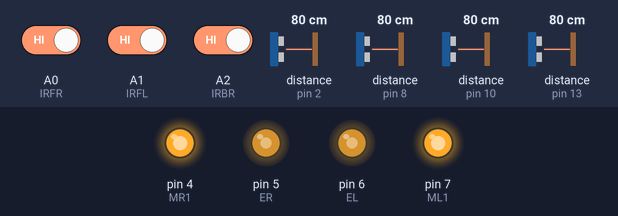
This sketch was run on a simulated Arduino Uno, built with avr-gcc and run on an emulated ATmega328P. Shown: output pins drawn as LEDs (lit = HIGH). Dashed ring = blinking. Inputs (shaded band) come from the test bench; at power-on: distance to the obstacle (sensors on pin 2, pin 8, pin 10, pin 13) 80 cm, A0 (IRFR) HIGH, A1 (IRFL) HIGH, A2 (IRBR) HIGH. The echo pulse lasts 58.3 µs per cm; what the sketch prints to the serial monitor is not drawn.

Above: at 1.3 s.
1.4 s: distance to the obstacle (sensor on pin 2) set to 56 cm
4.6 s: distance to the obstacle (sensor on pin 2) set to 45 cm
At 6.1 s:
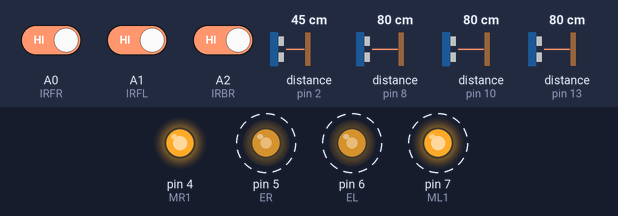
7.8 s: distance to the obstacle (sensor on pin 8) set to 55 cm
11.0 s: distance to the obstacle (sensor on pin 8) set to 45 cm
At 11.8 s:
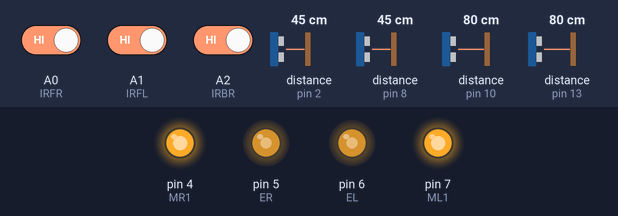
14.2 s: distance to the obstacle (sensor on pin 2) set to 60 cm
At 15.2 s:
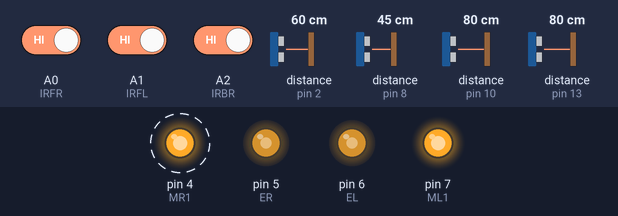
Timing chart, 0 to 21.6 s (numbered marks = the images above; inputs shaded):
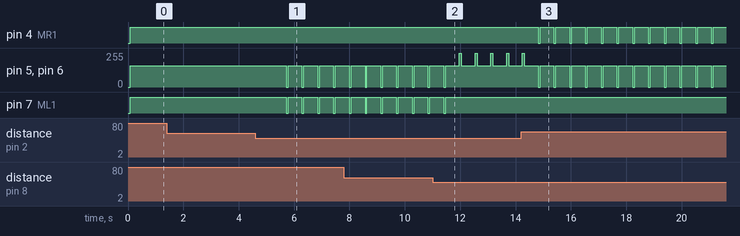

The sketch:

MREA_YUN_1st.ino
```cpp
#include "Ultrasonic.h"

Ultrasonic USF_R (9,8);//Trigger = pin 12, Echo = pin 13
Ultrasonic USF_L (3,2);
Ultrasonic USB_L (11,10);
Ultrasonic USB_R (12,13);

//int vin = 5;//

/* declare for Ultrasonic */

int USFR;
int USFL;
int USBR;
int USBL;

/* declare for IR line sensor */
int IRFR = A0;
int IRFL = A1;
int IRBR = A2;
int IRBL = A3;
int IRFR_c;
int IRFL_c;
int IRBR_c;
int IRBL_c;


//MOTOR DRIVER 1 FRONT

//Assign pins for Motor
int EL = 6; //PWM1 pin grey
int ML1 = 7; //DIR1 pin purple

//Assign pins for Motor
int ER = 5;  //PWM2 pin black
int MR1 = 4;  //DIR2 pin white

int detectRange = 50;
int spdPush = 255;
int spdRotate = (spdPush * (1/2));

void setup()
{
    Serial.begin(9600);
    /*
    pinMode(vin,OUTPUT);
    digitalWrite(vin,HIGH);
    */
    pinMode(IRFR, INPUT);
    pinMode(IRFL, INPUT);
    pinMode(IRBR, INPUT);
    pinMode(IRBL, INPUT);

    pinMode(ER, OUTPUT);
    pinMode(ML1,  OUTPUT);
    pinMode(EL, OUTPUT);
    pinMode(MR1,  OUTPUT);

}

//----------------------Functions to define movement---------------------//

void Stop()
{
  analogWrite(EL, 0);
  analogWrite(ER, 0);
}

void Forward(int SForward)
{
  analogWrite(EL, SForward);
  analogWrite(ER, SForward);

  digitalWrite (ML1, 1);
  digitalWrite (MR1, 1);
}

void Backward(int SBackward)
{
  analogWrite(EL, SBackward);
  analogWrite(ER, SBackward);

  digitalWrite (ML1, 0);
  digitalWrite (MR1, 0);
 }

  void GoLeft(int SLeft)
{
  analogWrite(EL, SLeft);
  analogWrite(ER, SLeft);

  digitalWrite (ML1, 0);
  digitalWrite (MR1, 1);
}

  void GoRight(int SRight)
{
  analogWrite(EL, SRight);
  analogWrite(ER, SRight);

  digitalWrite (ML1, 1);
  digitalWrite (MR1, 0);
}
/*------------------------------------------------------------------------------*/


void loop()
{
      /* read ultrasonic */
      USFR = USF_R.Ranging(CM);     //read ultrasonic distance
      USFL = USF_L.Ranging(CM);
      USBR = USB_R.Ranging(CM);
      USBL = USB_L.Ranging(CM);

      Serial.print("FR=");
      Serial.print(USFR);

      Serial.print("\t FL=");
      Serial.print(USFL);

      Serial.print("\t BR=");
      Serial.print(USBR);

      Serial.print("\t BL=");
      Serial.println(USBL);

     /* read ir line sensor */
      IRFR_c = digitalRead(IRFR);
      IRFL_c = digitalRead(IRFL);
      IRBR_c = digitalRead(IRBR);
      IRBL_c = digitalRead(IRBR);

       Serial.print("\t FR=");
      Serial.print(IRFR_c);

      Serial.print("\t FL=");
      Serial.print(IRFL_c);

      Serial.print("\t BR=");
      Serial.print(IRBR_c);

      Serial.print("\t BL=");
      Serial.print(IRBL_c);

      delay(50);

//    GoLeft(80);
//    delay(200);
    Forward(160);
    delay(500);

//    if (IRFR == 0 || IRFL == 0)
//    {
//      Backward(spdPush);
//      delay(500);
//    }
//
//    else if (IRBR == 0 || IRBL == 0)
//    {
//      Forward(spdPush);
//      delay(500);
//    }
//
//    else {
//        //case 1
//
//        }
//        else GoRight(spdRotate);
//    }

    fightppl();
}

void fightppl()
{
  if (USFR <= detectRange && USFL <= detectRange)
        {
          Forward(spdPush);
        }

        //case 2
        else if (USBR <= detectRange && USBL <= detectRange)
        {
          Backward(spdPush);
        }

        //case 3
        else if (USFL <= detectRange && USFR > detectRange)
        {
            if (USFR <= detectRange && USFL <= detectRange)
          {
            Forward(spdPush);
          }
            else if (USBR <= detectRange && USBL <= detectRange)
          {
            Backward(spdPush);
          }
          else GoLeft(spdRotate);
        }

        //case 4
        else if (USFL > detectRange && USFR <= detectRange)
        {
            if (USFR <= detectRange && USFL <= detectRange)
          {
            Forward(spdPush);
          }
            else if (USBR <= detectRange && USBL <= detectRange)
          {
            Backward(spdPush);
          }
          else GoRight(spdRotate);
        }

        //case 5
        else if (USBL <= detectRange && USBR > detectRange)
        {
            if (USFR <= detectRange && USFL <= detectRange)
          {
            Forward(spdPush);
          }
            else if (USBR <= detectRange && USBL <= detectRange)
          {
            Backward(spdPush);
          }
          else GoRight(spdRotate);
        }

        //case 6
        else if (USBL > detectRange && USBR <= detectRange)
        {
            if (USFR <= detectRange && USFL <= detectRange)
          {
            Forward(spdPush);
          }
            else if (USBR <= detectRange && USBL <= detectRange)
          {
            Backward(spdPush);
          }
          else GoLeft(spdRotate);
        }
}
```

Measured:
- the behaviour switches between 51 and 50 cm on distance to the obstacle (sensor on pin 2) (found by bisection; images 0 and 1)
- the behaviour switches between 51 and 50 cm on distance to the obstacle (sensor on pin 8) (found by bisection; images 1 and 2)
- after the input at 1.4 s, every drawn part: stays the same
- after the input at 4.6 s, pin 5 (ER), pin 6 (EL): alternates 160/255 for 0.50 s and 0/255 for 0.07 s, starting after 1.1 s; pin 7 (ML1): alternates HIGH for 0.50 s and LOW for 0.07 s, starting after 1.1 s
- after the input at 11.0 s, pin 7 (ML1): goes on until 11.5 s, then stays HIGH
- after the input at 14.2 s, pin 4 (MR1): alternates HIGH for 0.50 s and LOW for 0.07 s, starting after 0.61 s
